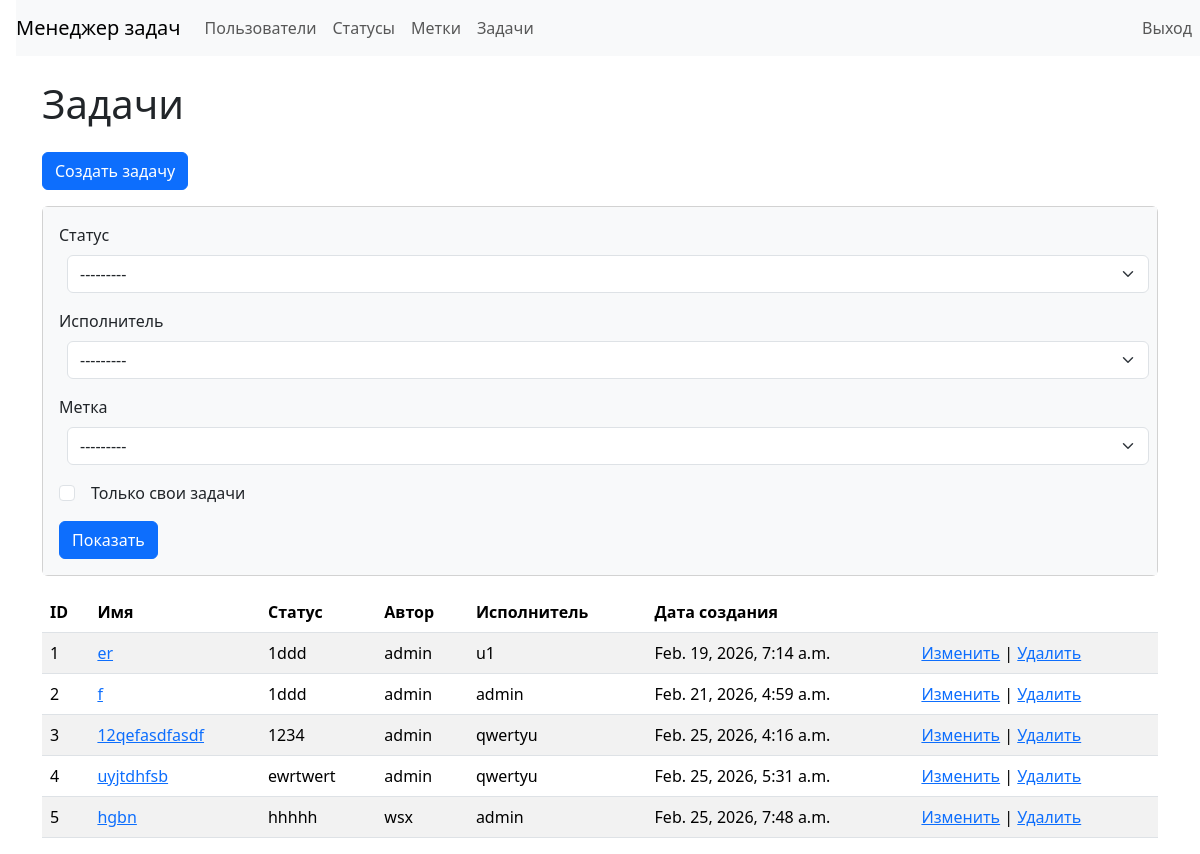
Before: /tasks/ (signed in) with the older database file.
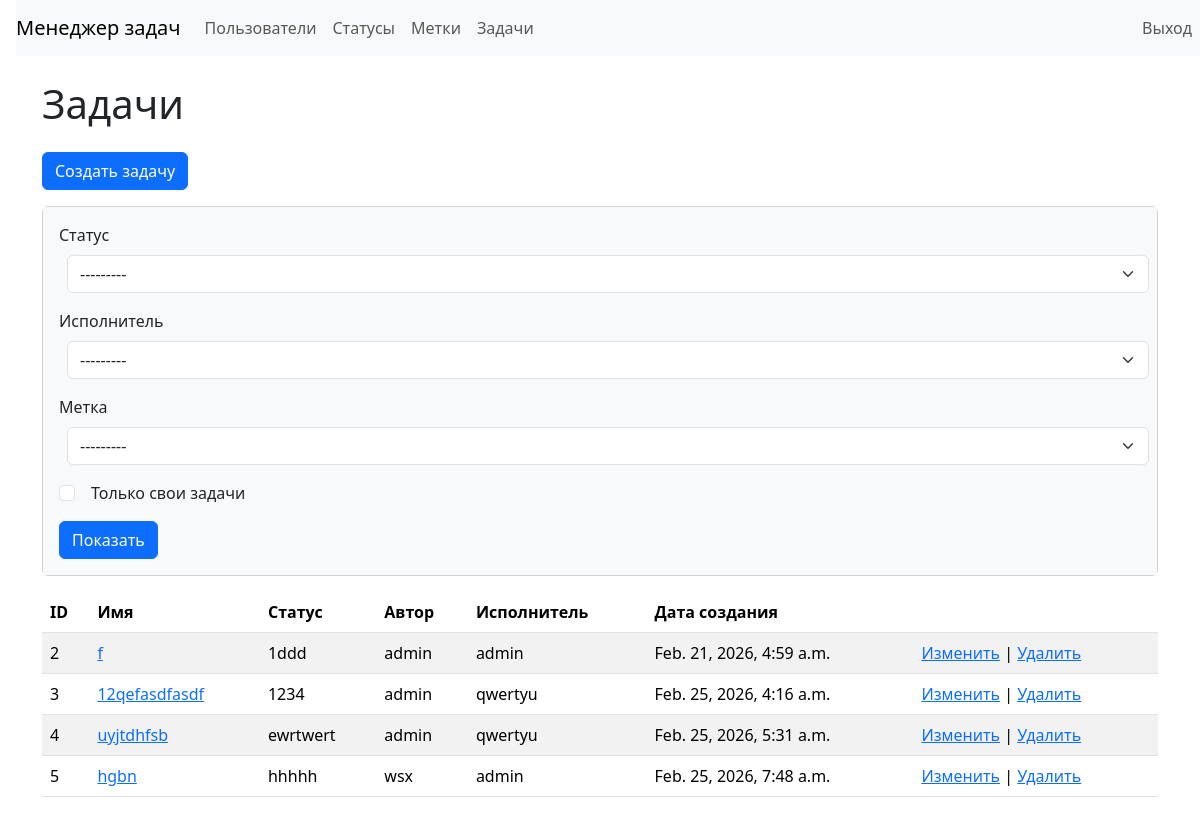
After: the same page with the newer database file.
### src/task_manager/models.py (models this page shows, shortened)
class Task(models.Model):
    name = models.CharField(max_length=255, verbose_name='Имя')
    description = models.TextField(blank=True, verbose_name='Описание')
    status = models.ForeignKey(
        Status,
        on_delete=models.PROTECT,
        verbose_name='Статус',
    )
    author = models.ForeignKey(
        settings.AUTH_USER_MODEL,
        on_delete=models.PROTECT,
        related_name='created_tasks',
        verbose_name='Автор',
    )
    executor = models.ForeignKey(
        settings.AUTH_USER_MODEL,
        on_delete=models.PROTECT,
        related_name='executed_tasks',
        null=True,
        blank=True,
        verbose_name='Исполнитель',
    )
    labels = models.ManyToManyField(
        Label,
        blank=True,
        related_name='tasks',
        verbose_name='Метки')
    created_at = models.DateTimeField(
        auto_now_add=True,
        verbose_name='Дата создания',
    )

class Status(models.Model):
    name = models.CharField(max_length=255, unique=True, verbose_name='Имя')
    created_at = models.DateTimeField(auto_now_add=True, verbose_name='Дата создания')
    def __str__(self) -> str:
        return self.name

### src/task_manager/views/tasks.py (the view)
# urls.py: path("tasks/", TaskListView.as_view(), name="tasks_list"),
class TaskListView(LoginRequiredMixin, FilterView):
    model = Task
    template_name = "tasks/list.html"
    context_object_name = "tasks"
    filterset_class = TaskFilter
    queryset = (
        Task.objects.select_related("status", "author", "executor")
        .prefetch_related("labels")
        .order_by("id")
    )

### src/task_manager/models.py (called while the page is built)
    def __str__(self) -> str:
        return self.name

### src/templates/tasks/list.html
{% extends "layouts/base.html" %}
{% block content %}
<h1 class="my-4">Задачи</h1>
<a class="btn btn-primary mb-3" href="{% url 'task_create' %}" role="button">Создать задачу</a>
<div class="card mb-3">
    <div class="card-body bg-light">
        <form class="form-inline center" method="get">
            <div class="mb-3">
                <label class="form-label" for="{{ filter.form.status.id_for_label }}">Статус</label>
                {{ filter.form.status }}
            </div>
            <div class="mb-3">
                <label class="form-label" for="{{ filter.form.executor.id_for_label }}">Исполнитель</label>
                {{ filter.form.executor }}
            </div>
            <div class="mb-3">
                <label class="form-label" for="{{ filter.form.label.id_for_label }}">Метка</label>
                {{ filter.form.label }}
            </div>
            <div class="mb-3">
                <div class="form-check">
                    {{ filter.form.self_tasks }}
                    <label class="form-check-label" for="{{ filter.form.self_tasks.id_for_label }}">Только свои
                        задачи</label>
                </div>
            </div>
            <input class="btn btn-primary" type="submit" value="Показать">
        </form>
    </div>
</div>
<table class="table table-striped">
    <thead>
        <tr>
            <th>ID</th>
            <th>Имя</th>
            <th>Статус</th>
            <th>Автор</th>
            <th>Исполнитель</th>
            <th>Дата создания</th>
            <th></th>
        </tr>
    </thead>
    <tbody>
        {% for task in tasks %}
        <tr>
            <td>{{ task.id }}</td>
            <td><a href="{% url 'task_show' task.id %}">{{ task.name }}</a></td>
            <td>{{ task.status }}</td>
            <td>{{ task.author }}</td>
            <td>{{ task.executor|default:"—" }}</td>
            <td>{{ task.created_at }}</td>
            <td>
                <a href="{% url 'task_update' task.id %}">Изменить</a>
                |
                <a href="{% url 'task_delete' task.id %}">Удалить</a>
            </td>
        </tr>
        {% empty %}
        <tr>
            <td colspan="7">Нет задач</td>
        </tr>
        {% endfor %}
    </tbody>
</table>
{% endblock %}

### src/templates/layouts/base.html (shortened to what this page needs)
<!DOCTYPE html>
<html lang="ru-ru">
<head>
  <link rel="stylesheet" href="https://cdn.jsdelivr.net/npm/bootstrap@5.3.3/dist/css/bootstrap.min.css"
>
</head>
<body class="d-flex flex-column min-vh-100">
  <nav class="navbar navbar-expand-lg navbar-light bg-light ms-3">
    <a class="navbar-brand" href="{% url 'index' %}">Менеджер задач</a>
    <div class="collapse navbar-collapse" id="navbarToggleExternalContent">
      <ul class="navbar-nav me-auto">
        <li class="nav-item">
          <a class="nav-link" href="{% url 'users_list' %}">Пользователи</a>
        </li>
        {% if user.is_authenticated %}
        <li class="nav-item">
          <a class="nav-link" href="{% url 'statuses_list' %}">Статусы</a>
        </li>
        <li class="nav-item">
          <a class="nav-link" href="{% url 'labels_list' %}">Метки</a>
        </li>
        <li class="nav-item">
          <a class="nav-link" href="{% url 'tasks_list' %}">Задачи</a>
        </li>
        {% endif %}
      </ul>
      <ul class="navbar-nav">
        {% if user.is_authenticated %}
        <form action="{% url 'logout' %}" method="post">
          <input class="btn nav-link" type="submit" value="Выход">
        </form>
        {% endif %}
      </ul>
    </div>
  </nav>
  <div class="container wrapper flex-grow-1">
    {% block content %}{% endblock %}
  </div>
</body>
</html>

Changed rows visible on the page:
removed Task: id "1", name "er", status "1ddd", author "admin", executor "u1", created_at "Feb. 19, 2026, 7:14 a.m."
